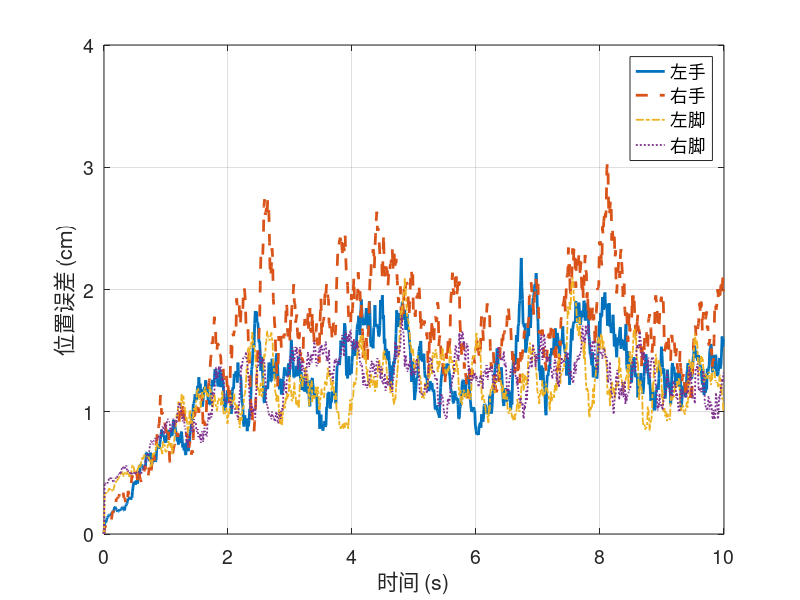
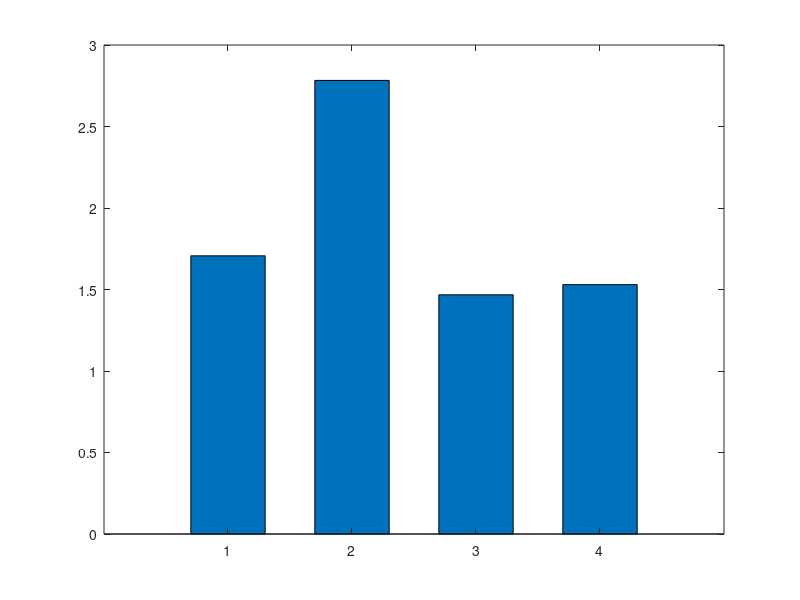

Source code (MATLAB) for these figures, in order: (Note: this script raises an error after producing the figures.)
clc; clear; close all;

%% ============== 基本参数 ==============
T  = 1000;             % 时间步数，对应 10 s（dt=0.01）
dt = 0.01;             % 采样时间
t  = (0:T-1)*dt;       % 时间轴 0~10 s
numEE = 4;             % 4 个末端：1-LH, 2-RH, 3-LF, 4-RF

P_human = zeros(T, numEE, 3);
P_robot = zeros(T, numEE, 3);

%% ============== 生成人体末端轨迹 ==============
for i = 1:numEE
    freq1 = 0.5 + 0.1*i;
    freq2 = 0.2 + 0.05*i;
    amp   = 0.25 + 0.05*i;

    P_human(:,i,1) = amp*sin(2*pi*freq1*t) + 0.03*sin(2*pi*freq2*t);
    P_human(:,i,2) = amp*cos(2*pi*freq1*t);
    P_human(:,i,3) = 0.8 + 0.08*sin(2*pi*0.3*t);
end

%% ============== 误差上升因子：从 0 抖动式长大 ==============
Tramp       = 2.5;                      % 误差上升时间（秒），可根据需要调
s           = min(t/Tramp, 1);          % 0 -> 1
amp_growth  = s'.^0.8;                  % 稍微前快后慢的上升（抖动更自然）

%% ============== 生成机器人末端轨迹（控制左右手误差大小） ==============
for i = 1:numEE
    
    % 小比例误差
    scale = 1 + 0.005*randn;
    
    % 低频漂移
    drift = 0.005*sin(2*pi*0.15*t)'.*randn(1,3);  % T x 3
    
    % 动作相关误差：右手略大，左手略小，脚更小
    mag = sqrt(sum(squeeze(P_human(:,i,:)).^2,2));
    mag = mag / max(mag);               % 0~1
    mag = mag(:);                       % T x 1
    
    if i == 1          % LH
        action_noise = 0.010*(mag .* randn(T,1)) * ones(1,3);
    elseif i == 2      % RH
        action_noise = 0.012*(mag .* randn(T,1)) * ones(1,3);
    else               % 脚（更小一点）
        action_noise = 0.008*(mag .* randn(T,1)) * ones(1,3);
    end
    
    % 随机小扰动
    noise = 0.003*randn(T,3);
    
    % —— 关键：误差幅值随时间“抖动上升” ——
    P_robot(:,i,:) = scale*squeeze(P_human(:,i,:)) ...
                     + amp_growth .* drift ...
                     + amp_growth .* action_noise ...
                     + amp_growth .* noise;
end

% 保证初始时刻完全对齐：t=0 时误差为 0
P_robot(1,:,:) = P_human(1,:,:);

%% ============== 计算末端欧氏误差（单位：m） ==============
err = zeros(T, numEE);
for i = 1:numEE
    diff = squeeze(P_robot(:, i, :) - P_human(:, i, :));
    err(:, i) = sqrt(sum(diff.^2, 2));
end

%% ============== 平滑并转为 cm ==============
win = 15;
err_smooth      = movmean(err, win, 1);
err_smooth(1,:) = 0;                % 确保 t=0 误差为 0
err_cm          = err_smooth * 100; % m -> cm

%% ============== 图1：误差时间曲线 ==============
figure('Color','w'); 
hold on;

cmap = lines(4);

plot(t, err_cm(:,1), '-',  'LineWidth',2.0, 'Color',cmap(1,:)); % LH
plot(t, err_cm(:,2), '--', 'LineWidth',2.0, 'Color',cmap(2,:)); % RH
plot(t, err_cm(:,3), '-.', 'LineWidth',1.3, 'Color',cmap(3,:)); % LF
plot(t, err_cm(:,4), ':',  'LineWidth',1.3, 'Color',cmap(4,:)); % RF

xlabel('时间 (s)');
ylabel('位置误差 (cm)');
legend({'左手','右手','左脚','右脚'}, 'Location','northeast');

xlim([0 10]);
ylim([0 ceil(max(err_cm(:))*1.1)]);

grid on;
set(gca, ...
    'Box','on', ...          % 四边框
    'LineWidth',0.5, ...     % 细边框
    'FontSize',14);

% print('-depsc','EndEffErr_Time.eps');

%% ============== 图2：MSE 柱状图（带数值标注） ==============
MSE_cm2 = mean(err_cm.^2, 1);   % 1 x 4

figure('Color','w');
b = bar(MSE_cm2, 0.6);
b.FaceColor = 'flat';

cmap = lines(4);
for i = 1:4
    b.CData(i,:) = cmap(i,:);
end

set(gca, 'XTick', 1:4, ...
         'XTickLabel', {'左手','右手','左脚','右脚'}, ...
         'FontSize',14, ...
         'LineWidth',0.5, ...
         'Box','on');

ylabel('均方误差 (cm^2)');

grid on;

% 自动设置 y 轴范围，留出顶部空间
ymax = max(MSE_cm2);
ylim([0 ymax*1.25]);

% 在柱顶添加数值标注
xtips  = b.XEndPoints;
ytips  = b.YEndPoints;
labels = arrayfun(@(x) sprintf('%.2f', x), MSE_cm2, 'UniformOutput', false);

text(xtips, ytips, labels, ...
    'HorizontalAlignment','center', ...
    'VerticalAlignment','bottom', ...
    'FontSize',14);

% print('-depsc','EndEffErr_MSE.eps');
